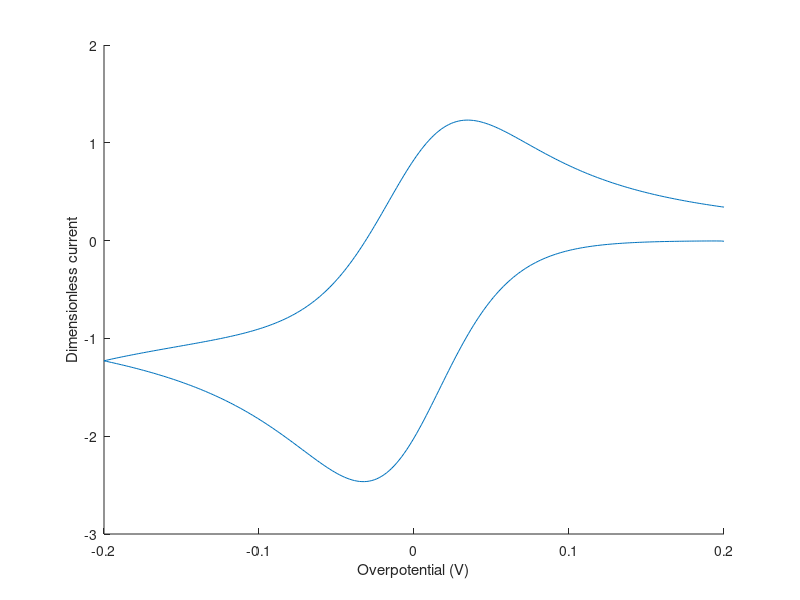

Write MATLAB code to recreate this figure.
%%%%%%%%%%%%%%%%%%%%%%%%%%%%%%%%%%%%%%%%%%%%%%%%%%
% CVsim.m - Cyclic voltammetry simulation
% Peter Attia
% Based on Bard and Faulkner, Appendix B
% EC mechanism
% Updated September 24, 2017

% This version adheres more strictly to the Bard and Faulkner 
% dimensionless variable convention. I recommend Brown's formulation
% ('CVsim.m') for a more intuitive understanding of the simulation.
%%%%%%%%%%%%%%%%%%%%%%%%%%%%%%%%%%%%%%%%%%%%%%%%%%

clear, clc, close all

%% INDEPENDENT VARIABLES %%
C      = 1.0;    % [=] mol/cm^3, initial concentration of O. Default = 1.0
D      = 1E-5;   % [=] cm^2/s, O & R diffusion coefficient. Default = 1E-5
etai   = +0.2;   % [=] V, initial overpotential (relative to redox potential). Default = +0.2
etaf   = -0.2;   % [=] V, final overpotential (relative to redox potential). Default = -0.2
v      = 1E-3;   % [=] V/s, sweep rate. Default = 1E-3
n      = 1.0;    % [=] number of electrons transfered. Default = 1
alpha  = 0.5;    % [=] dimensionless charge-transfer coefficient. Default = 0.5
k0     = 1E-2;   % [=] cm/s, electrochemical rate constant. Default = 1E-2
k1     = 1E-3;   % [=] 1/s, chemical rate constant. Default = 1E-3
T      = 298.15; % [=] K, temperature. Default = 298.15

%% CONSTANTS %%
F      = 96485;   % [=] C/mol, Faraday's constant
R      = 8.3145;  % [=] J/mol-K, ideal gas constant
f      = F/(R*T); % [=] 1/V, normalized Faraday's constant at room temperature

%% SIMULATION VARIABLES %%
L      = 500;    % [=] number of iterations per t_k (pg 790). Default = 500
DM     = 0.45;   % [=] model diffusion coefficient (pg 788). Default = 0.45

%% DERIVED CONSTANTS %%
tk  = 2*(etai-etaf)/v;    % [=] s, characteristic exp. time (pg 790). In this case, total time of fwd and rev scans
Dt  = tk/L;               % [=] s, delta time (Eqn B.1.10, pg 790)
Dx  = sqrt(D*Dt/DM);      % [=] cm, delta x (Eqn B.1.13, pg 791)
j   = ceil(4.2*L^0.5)+5;  % number of boxes (pg 792-793). If L~200, j=65

%% REVERSIBILITY PARAMETERS %%
ktk    = k1*tk              % dimensionless kinetic parameter (Eqn B.3.7, pg 797)
km     = ktk/L              % normalized dimensionless kinetic parameter (see bottom of pg 797)
Lambda = k0/(D*f*v)^0.5     % dimensionless reversibility parameter (Eqn 6.4.4, pg. 236-239)

%%% CHEMICAL REVERSIBILITY WARNING %%%
if km>0.1
    warning(['k_c*t_k/l equals ' num2str(km) ...
        ', which exceeds the upper limit of 0.1 (see B&F, pg 797)'])
end

%% PRE-INITIALIZATION %%
k = 0:L;                % time index vector
t = Dt * k;             % time vector
eta1 = etai - v*t;      % overpotential vector, negative scan
eta2 = etaf + v*t;      % overpotential vector, positive scan
eta = [eta1(eta1>etaf) eta2(eta2<=etai)]'; % overpotential scan, both directions
Enorm = eta*f;          % normalized overpotential
kf = (k0*(tk/D)^0.5).*exp(  -alpha *n*Enorm); % dimensionless fwd rate constant (pg 799)
kb = (k0*(tk/D)^0.5).*exp((1-alpha)*n*Enorm); % dimensionless rev rate constant (pg 799)

O = C*ones(L+1,j); % [=] mol/cm^3, concentration of O
R = zeros(L+1,j);  % [=] mol/cm^3, concentration of R
Z = zeros(1,L+1);  % dimensionless flux of O at the surface

%% START SIMULATION %%
% k = time index. j = distance index
for i1 = 1:L+1
    % Update flux
    Z(i1)   = ( kf(i1).*O(i1,2) - kb(i1).*R(i1,2) ) ./ (1 + kf(i1) + kb(i1));
    
    % Update surface concentrations
    O(i1,1) = O(i1,2) - Z(i1);
    R(i1,1) = R(i1,2) + Z(i1) - km*R(i1,1);
    
    % Update bulk concentrations of O and R
    for i2 = 2:j-1
        O(i1+1,i2) = O(i1,i2) + DM*(O(i1,i2+1)+O(i1,i2-1)-2*O(i1,i2));

        R(i1+1,i2) = R(i1,i2) + DM*(R(i1,i2+1)+R(i1,i2-1)-2*R(i1,i2)) ...
            - km * R(i1,i2);
    end
end

%% PLOT RESULTS %%
% Sometimes length(eta) = length(Z) + 1. If this is the case, truncate last value
if length(eta) > length(Z)
    eta = eta(1:end-1);
end
hold on, plot(eta,-Z.*16)
xlabel('Overpotential (V)'), ylabel('Dimensionless current')
